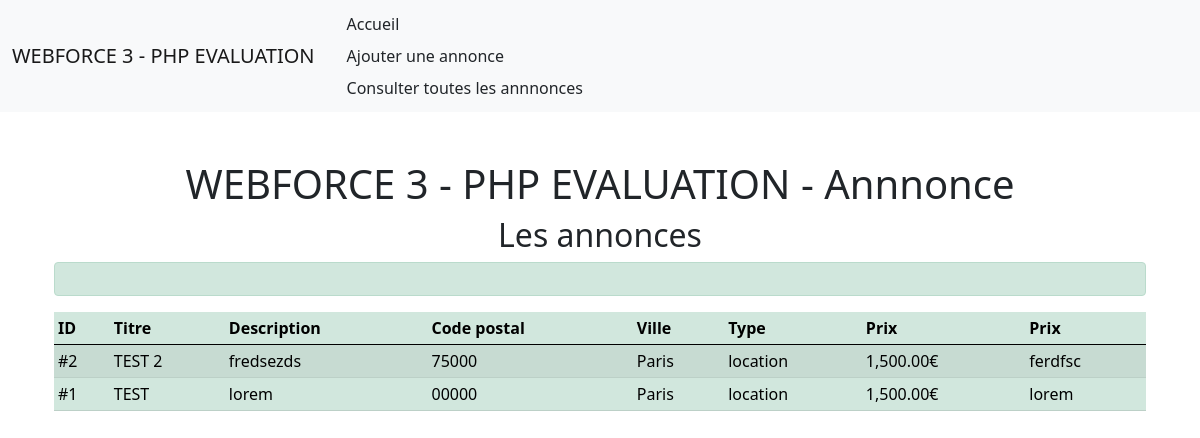
/salvatore_appart/accueil.php, run on the app's committed database.
### tables this page shows
CREATE TABLE `advert` (
  `id` int(11) NOT NULL,
  `title` varchar(100) NOT NULL,
  `description` varchar(500) NOT NULL,
  `postal_code` varchar(5) NOT NULL,
  `city` varchar(50) NOT NULL,
  `type` enum('location','vente') NOT NULL,
  `price` int(11) NOT NULL,
  `reservation_message` varchar(250) NOT NULL
);

### salvatore_appart/accueil.php (the view, shortened to what this page needs)
<?php
require_once 'inc/init.php';
?>
<!doctype html>
<html lang="fr">
  <head>
    <link href="https://cdn.jsdelivr.net/npm/bootstrap@5.0.0-beta3/dist/css/bootstrap.min.css" rel="stylesheet">
    <link rel="stylesheet" href="css/style.css">
  </head>
  <body>
  <?php
        require 'inc/nav.inc.php';
    ?>
    <main class="container mx-auto m-4 p-4">
        <h1 class="text-center">WEBFORCE 3 - PHP EVALUATION - Annnonce <?php echo $resultat['title']?></h1>
        <h2 class="text-center">Les annonces</h2>
        <h5 class="alert alert-success text-center"> <?php echo $resultat['title']. " " .$resultat['postal_code'];?></h5>
        <div>
        <?php
        echo "<table class=\"table table-sm table-success table-striped\">";
            echo "<thead>";
                echo "<tr>";
                    echo "<th>ID</th>";
                    echo "<th>Titre</th>";
                    echo "<th>Description</th>";
                    echo "<th>Code postal</th>";
                    echo "<th>Ville</th>";
                    echo "<th>Type</th>";
                    echo "<th>Prix</th>";
                    echo "<th>Prix</th>";
                echo "</tr>";
            echo "</thead>";
        foreach ( $pdoWebforce->query( " SELECT * FROM advert ORDER BY id DESC LIMIT 15" ) as $infos ) {
                echo "<tr>";
                    echo "<td>#" .$infos['id']." </td>";
                    echo "<td style='text-transform: uppercase;'>" .$infos['title']." </td>";
                    echo "<td>" .$infos['description']." </td>";
                    echo "<td>" .$infos['postal_code']." </td>";
                    echo "<td>" .$infos['city']." </td>";
                    echo "<td>" .$infos['type']." </td>";
                    echo "<td>" .number_format($infos['price'],2,".",","). "€</td>";
                    echo "<td>" .$infos['reservation_message']." </td>";
                echo "</tr>";
                }
        echo "</table>";
    ?>
        </div>
    </main>
  </body>
</html>

### salvatore_appart/inc/nav.inc.php (shortened to what this page needs)
<nav class="navbar navbar-expand-lg navbar-light bg-light">
  <div class="container-fluid">
    <a class="navbar-brand" href="#">WEBFORCE 3 - PHP EVALUATION</a>
    <div class="collapse navbar-collapse" id="navbarNav">
      <ul class="navbar-nav">
        <li class="nav-item">
        <a class="dropdown-item" href="../accueil.php">Accueil</a>
        <a class="dropdown-item" href="../formulaire.php">Ajouter une annonce</a>
        <a class="dropdown-item" href="../annonce.php">Consulter toutes les annnonces</a>
        </li>
      </ul>
    </div>
  </div>
</nav>

### data on the page
advert: id "2", title "TEST 2", description "fredsezds", postal_code "75000", city "Paris", type "location", price "1,500.00", reservation_message "ferdfsc"
advert: id "1", title "TEST", description "lorem", postal_code "00000", city "Paris", type "location", price "1,500.00", reservation_message "lorem"
